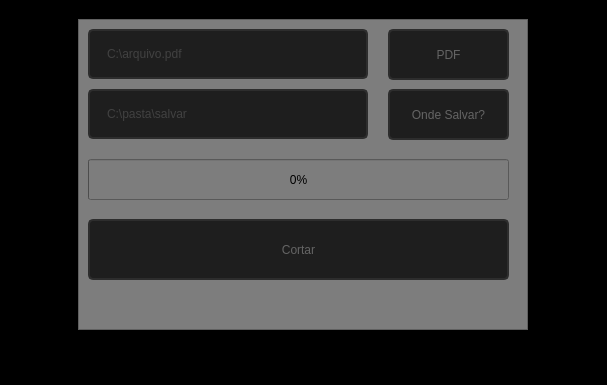
<?xml version="1.0" encoding="UTF-8"?>
<ui version="4.0">
 <class>MainWindow</class>
 <widget class="QMainWindow" name="MainWindow">
  <property name="geometry">
   <rect>
    <x>0</x>
    <y>0</y>
    <width>607</width>
    <height>385</height>
   </rect>
  </property>
  <property name="minimumSize">
   <size>
    <width>0</width>
    <height>0</height>
   </size>
  </property>
  <property name="windowTitle">
   <string>B2W PDF FORMATER</string>
  </property>
  <property name="windowIcon">
   <iconset>
    <normaloff>ico.ico</normaloff>ico.ico</iconset>
  </property>
  <property name="styleSheet">
   <string notr="true">background-color: rgb(0, 0, 0);</string>
  </property>
  <property name="toolButtonStyle">
   <enum>Qt::ToolButtonTextOnly</enum>
  </property>
  <property name="documentMode">
   <bool>true</bool>
  </property>
  <widget class="QWidget" name="centralwidget">
   <layout class="QVBoxLayout" name="verticalLayout">
    <item>
     <widget class="QFrame" name="frame_2">
      <property name="styleSheet">
       <string notr="true">background-color: rgb(0, 0, 0);</string>
      </property>
      <property name="frameShape">
       <enum>QFrame::StyledPanel</enum>
      </property>
      <property name="frameShadow">
       <enum>QFrame::Raised</enum>
      </property>
      <layout class="QHBoxLayout" name="horizontalLayout">
       <item>
        <widget class="QFrame" name="frame_4">
         <property name="maximumSize">
          <size>
           <width>450</width>
           <height>16777215</height>
          </size>
         </property>
         <property name="styleSheet">
          <string notr="true">background-color: rgb(125, 125, 125);</string>
         </property>
         <property name="frameShape">
          <enum>QFrame::StyledPanel</enum>
         </property>
         <property name="frameShadow">
          <enum>QFrame::Raised</enum>
         </property>
         <widget class="QLineEdit" name="txtPDF">
          <property name="geometry">
           <rect>
            <x>10</x>
            <y>10</y>
            <width>280</width>
            <height>50</height>
           </rect>
          </property>
          <property name="styleSheet">
           <string notr="true">QLineEdit{
	border: 2px solid rgb(45,45,45);
	border-radius: 5px;
	padding: 15px;
	background-color: rgb(30, 30, 30);
	color: rgb(100, 100, 100);
	font: 12pt &quot;Arial&quot;;
}</string>
          </property>
          <property name="placeholderText">
           <string>C:\arquivo.pdf</string>
          </property>
         </widget>
         <widget class="QLineEdit" name="txtFolder">
          <property name="geometry">
           <rect>
            <x>10</x>
            <y>70</y>
            <width>280</width>
            <height>50</height>
           </rect>
          </property>
          <property name="styleSheet">
           <string notr="true">QLineEdit{
	border: 2px solid rgb(45,45,45);
	border-radius: 5px;
	padding: 15px;
	background-color: rgb(30, 30, 30);
	color: rgb(100, 100, 100);
	font: 12pt &quot;Arial&quot;;
}</string>
          </property>
          <property name="placeholderText">
           <string>C:\pasta\salvar</string>
          </property>
         </widget>
         <widget class="QPushButton" name="btnFile">
          <property name="geometry">
           <rect>
            <x>310</x>
            <y>10</y>
            <width>121</width>
            <height>51</height>
           </rect>
          </property>
          <property name="styleSheet">
           <string notr="true">QPushButton{
	border: 2px solid rgb(45,45,45);
	border-radius: 5px;
	padding: 15px;
	background-color: rgb(30, 30, 30);
	color: rgb(100, 100, 100);
	font: 8pt &quot;Arial&quot;;
}</string>
          </property>
          <property name="text">
           <string>PDF</string>
          </property>
         </widget>
         <widget class="QPushButton" name="btnFolder">
          <property name="geometry">
           <rect>
            <x>310</x>
            <y>70</y>
            <width>121</width>
            <height>51</height>
           </rect>
          </property>
          <property name="styleSheet">
           <string notr="true">QPushButton{
	border: 2px solid rgb(45,45,45);
	border-radius: 5px;
	padding: 15px;
	background-color: rgb(30, 30, 30);
	color: rgb(100, 100, 100);
	font: 8pt &quot;Arial&quot;;
}</string>
          </property>
          <property name="text">
           <string>Onde Salvar?</string>
          </property>
         </widget>
         <widget class="QProgressBar" name="progressBar">
          <property name="geometry">
           <rect>
            <x>10</x>
            <y>140</y>
            <width>421</width>
            <height>41</height>
           </rect>
          </property>
          <property name="value">
           <number>0</number>
          </property>
         </widget>
         <widget class="QPushButton" name="btnAction">
          <property name="geometry">
           <rect>
            <x>10</x>
            <y>200</y>
            <width>421</width>
            <height>61</height>
           </rect>
          </property>
          <property name="styleSheet">
           <string notr="true">QPushButton{
	border: 2px solid rgb(45,45,45);
	border-radius: 5px;
	padding: 15px;
	background-color: rgb(30, 30, 30);
	color: rgb(100, 100, 100);
	font: 8pt &quot;Arial&quot;;
}</string>
          </property>
          <property name="text">
           <string>Cortar</string>
          </property>
         </widget>
        </widget>
       </item>
      </layout>
     </widget>
    </item>
    <item>
     <widget class="QFrame" name="frame_3">
      <property name="maximumSize">
       <size>
        <width>16777215</width>
        <height>30</height>
       </size>
      </property>
      <property name="styleSheet">
       <string notr="true">background-color: rgb(0, 0, 0);</string>
      </property>
      <property name="frameShape">
       <enum>QFrame::StyledPanel</enum>
      </property>
      <property name="frameShadow">
       <enum>QFrame::Raised</enum>
      </property>
     </widget>
    </item>
   </layout>
  </widget>
 </widget>
 <resources/>
 <connections/>
</ui>
